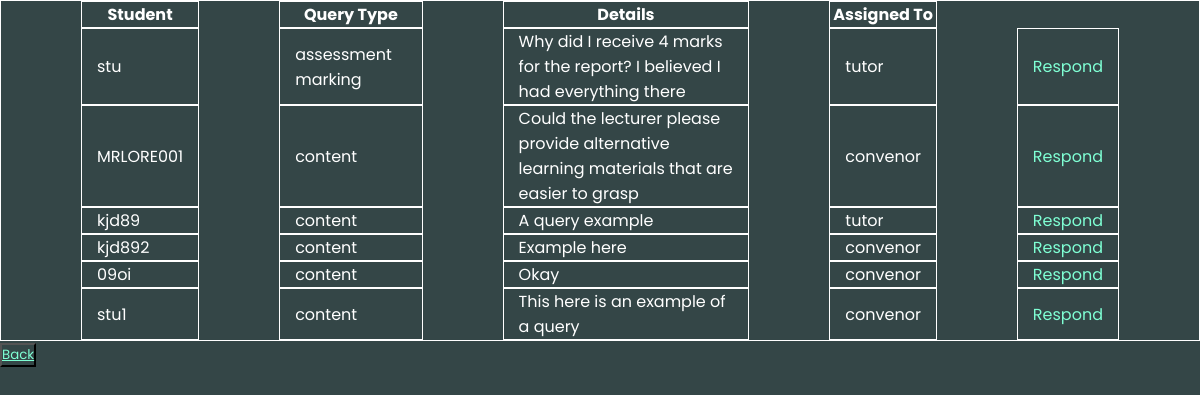
Page /tutQueries/ on the committed database.
### accounts/models.py (models this page shows)
class QueryTable(models.Model):
    QUERYTYPE_CHOICES = (
        ('content','CONTENT'),
        ('assessment marking', 'ASSESSMENT MARKING'),
        ('other','OTHER'),
    )
    ASSIGN_CHOICES = (
        ('convenor','CONVENOR'),
        ('tutor','TUTOR'),
    )
    studentNum = models.CharField(max_length=8)
    queryType = models.CharField(choices=QUERYTYPE_CHOICES, default='content', max_length=20)
    queryDetails = models.CharField(null = True, blank = True, max_length=200)
    assigned_to = models.CharField(choices=ASSIGN_CHOICES, default='convenor', max_length=10)
    class Meta:
        db_table = 'Query Table'

### accounts/views.py (the view)
# urls.py: path("tutQueries/", views.tut_generalQueries, name="tutQueries"),
def tut_generalQueries(request):
    data_List = QueryTable.objects.all()
    context = {'data_List': data_List}
    return render (request, 'queries_tutor.html', context)

### templates/queries_tutor.html (shortened to what this page needs)
{% load static %}
<!DOCTYPE html>
<html lang="en">
<head>
    <link rel="stylesheet" href="{% static 'css/tables.css' %}">
</head>
<body>
    <table class="center">
        <tr>
            <th>Student</th>
            <th>Query Type</th>
            <th>Details</th>
            <th>Assigned To</th>
        </tr>
            {% for item in data_List %}
        <tr>
            <td>{{item.studentNum}}</td>
            <td>{{item.queryType}}</a></td>
            <td>{{item.queryDetails}}</td>
            <td>{{item.assigned_to}}</td>
            <td><a href="{% url 'responseTutor' %}">Respond</a></td>
        </tr>
            {% endfor %}
    </table>
    <button><a href="{% url 'tutor' %}">Back</a></button>
</body>
</html>

### static/css/tables.css (style rules this page uses)
* { margin: 0; padding: 0; box-sizing: border-box; font-family: 'Poppins', sans-serif; background-color: #344647; }
table, th, td { border: 1px solid white; color: white; }
table { border-spacing: 80px 0; border-collapse: separate; }
td { padding: 0 15px; }
table a { text-decoration: none; color:aquamarine; }
.center { margin-left: auto; margin-right: auto; }
button a { color: aquamarine; }

### rows in the picture
QueryTable: studentNum "stu", queryType "assessment marking", queryDetails "Why did I receive 4 marks for the report? I believed I had everything there", assigned_to "tutor"
QueryTable: studentNum "MRLORE001", queryType "content", queryDetails "Could the lecturer please provide alternative learning materials that are easier to grasp", assigned_to "convenor"
QueryTable: studentNum "kjd89", queryType "content", queryDetails "A query example", assigned_to "tutor"
QueryTable: studentNum "kjd892", queryType "content", queryDetails "Example here", assigned_to "convenor"
QueryTable: studentNum "09oi", queryType "content", queryDetails "Okay", assigned_to "convenor"
QueryTable: studentNum "stu1", queryType "content", queryDetails "This here is an example of a query", assigned_to "convenor"
